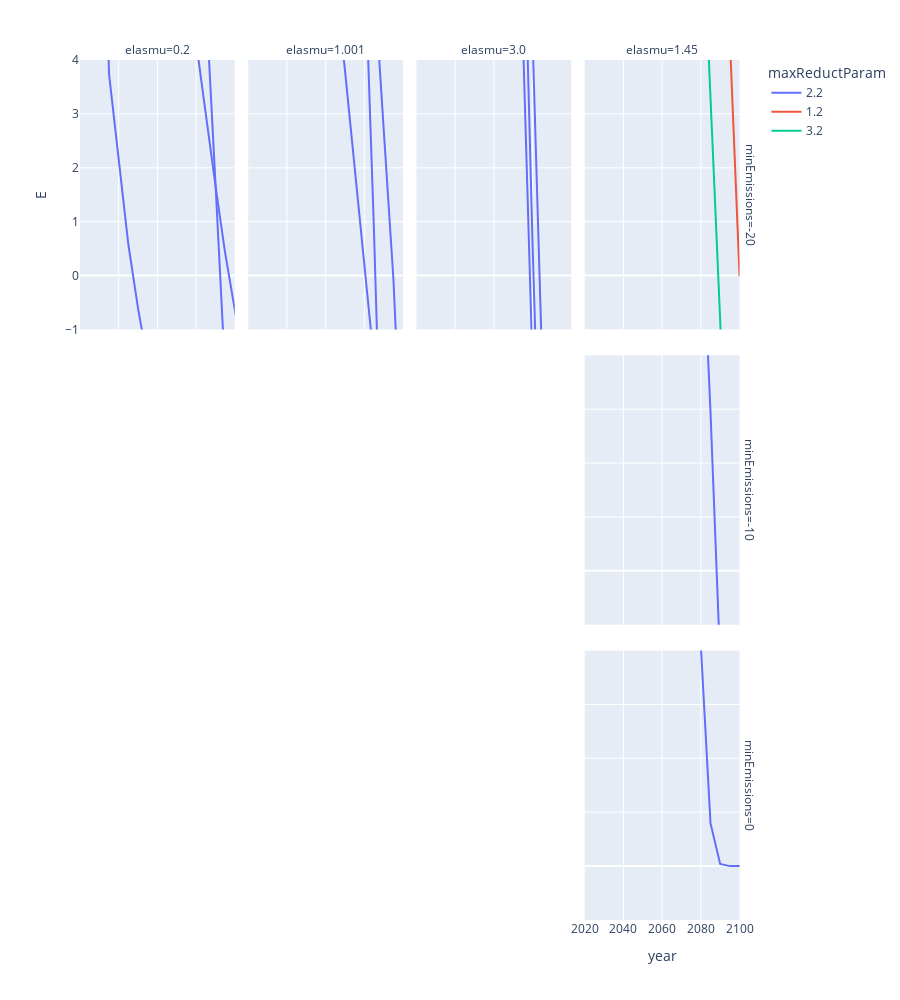

The notebook cell this image was saved under:
### Code cell
px.line(
    df_CE_extra,
    x='year', y='E', facet_col='elasmu', facet_row='minEmissions', color='maxReductParam', line_group='fullname',
    height=1000
).update_xaxes(range=[2020, 2100])

### Figure 1 — Plotly figure (JSON) as saved in the notebook; plotly's stock layout.template omitted (floating-point values rounded to 4 significant figures)
{"data": [{"hovertemplate": "maxReductParam=2.2<br>minEmissions=-20<br>elasmu=0.2<br>fullname=SSP2 damageHowardTotal 0.00062 p50 0.001 0.2 -20 2.2<br>year=%{x}<br>E=%{y}<extra></extra>", "legendgroup": "2.2", "line": {"color": "#636efa", "dash": "solid"}, "mode": "lines", "name": "2.2", "orientation": "v", "showlegend": true, "type": "scatter", "x": [2020, 2025, 2030, 2035, 2040, 2045, 2050, 2055, 2060, 2065, 2070, 2075, 2080, 2085, 2090, 2095, 2100, 2105, 2110, 2115, 2120, 2125, 2130, 2135, 2140, 2145, 2150, 2155, 2160, 2165, 2170, 2175, 2180, 2185, 2190, 2195, 2200], "xaxis": "x9", "y": [32.48, 21.48, 10.48, 3.743, 2.105, 0.5766, -0.6089, -1.797, -2.812, -3.611, -4.454, -5.131, -5.695, -6.212, -6.395, -6.624, -6.458, -6.216, -5.547, -4.616, -3.26, -1.389, -0.03148, -0.001452, -4.242e-05, -3.006e-08, -6.236e-12, -5.667e-12, -5.213e-12, -4.776e-12, -4.397e-12, -4.074e-12, -3.77e-12, -3.504e-12, -3.275e-12, -3.066e-12, -2.857e-12], "yaxis": "y9"}, {"hovertemplate": "maxReductParam=2.2<br>minEmissions=-20<br>elasmu=0.2<br>fullname=SSP2 damageHowardTotal 0.00062 p50 0.015 0.2 -20 2.2<br>year=%{x}<br>E=%{y}<extra></extra>", "legendgroup": "2.2", "line": {"color": "#636efa", "dash": "solid"}, "mode": "lines", "name": "2.2", "orientation": "v", "showlegend": false, "type": "scatter", "x": [2020, 2025, 2030, 2035, 2040, 2045, 2050, 2055, 2060, 2065, 2070, 2075, 2080, 2085, 2090, 2095, 2100, 2105, 2110, 2115, 2120, 2125, 2130, 2135, 2140, 2145, 2150, 2155, 2160, 2165, 2170, 2175, 2180, 2185, 2190, 2195, 2200], "xaxis": "x9", "y": [32.48, 22.37, 19.22, 17.79, 16.32, 14.76, 13.33, 11.61, 10.08, 8.601, 7.155, 5.7, 4.335, 2.961, 1.672, 0.4207, -0.7089, -1.686, -2.564, -3.026, -3.312, -3.216, -2.875, -2.102, -0.9134, -1.082e-06, -9.777e-07, -8.833e-07, -8.019e-07, -7.312e-07, -6.695e-07, -6.152e-07, -5.673e-07, -5.247e-07, -4.868e-07, -4.528e-07, -4.223e-07], "yaxis": "y9"}, {"hovertemplate": "maxReductParam=2.2<br>minEmissions=-20<br>elasmu=0.2<br>fullname=SSP2 damageHowardTotal 0.00062 p50 0.03 0.2 -20 2.2<br>year=%{x}<br>E=%{y}<extra></extra>", "legendgroup": "2.2", "line": {"color": "#636efa", "dash": "solid"}, "mode": "lines", "name": "2.2", "orientation": "v", "showlegend": false, "type": "scatter", "x": [2020, 2025, 2030, 2035, 2040, 2045, 2050, 2055, 2060, 2065, 2070, 2075, 2080, 2085, 2090, 2095, 2100, 2105, 2110, 2115, 2120, 2125, 2130, 2135, 2140, 2145, 2150, 2155, 2160, 2165, 2170, 2175, 2180, 2185, 2190, 2195, 2200], "xaxis": "x9", "y": [32.48, 27.58, 27.35, 26.27, 24.99, 23.45, 21.83, 19.75, 17.59, 15.49, 13.28, 10.73, 8.04, 5.155, 1.725, -1.794, -6.105, -5.688e-07, -4.89e-07, -4.223e-07, -3.681e-07, -3.22e-07, -2.839e-07, -2.509e-07, -2.233e-07, -1.99e-07, -1.785e-07, -1.602e-07, -1.446e-07, -1.311e-07, -1.195e-07, -1.093e-07, -1.004e-07, -9.254e-08, -8.556e-08, -7.934e-08, -7.378e-08], "yaxis": "y9"}, {"hovertemplate": "maxReductParam=2.2<br>minEmissions=-20<br>elasmu=1.001<br>fullname=SSP2 damageHowardTotal 0.00062 p50 0.001 1.001 -20 2.2<br>year=%{x}<br>E=%{y}<extra></extra>", "legendgroup": "2.2", "line": {"color": "#636efa", "dash": "solid"}, "mode": "lines", "name": "2.2", "orientation": "v", "showlegend": false, "type": "scatter", "x": [2020, 2025, 2030, 2035, 2040, 2045, 2050, 2055, 2060, 2065, 2070, 2075, 2080, 2085, 2090, 2095, 2100, 2105, 2110, 2115, 2120, 2125, 2130, 2135, 2140, 2145, 2150, 2155, 2160, 2165, 2170, 2175, 2180, 2185, 2190, 2195, 2200], "xaxis": "x10", "y": [32.48, 21.92, 17.8, 16.05, 14.37, 12.55, 10.95, 9.028, 7.366, 5.565, 3.801, 1.97, 0.2422, -1.635, -3.393, -5.381, -7.116, -8.639, -10.11, -10.76, -11.14, -10.79, -10.05, -8.53, -6.696, -3.98, -1.088, -3.176e-07, -2.902e-07, -2.661e-07, -2.449e-07, -2.261e-07, -2.094e-07, -1.945e-07, -1.811e-07, -1.69e-07, -1.581e-07], "yaxis": "y10"}, {"hovertemplate": "maxReductParam=2.2<br>minEmissions=-20<br>elasmu=1.001<br>fullname=SSP2 damageHowardTotal 0.00062 p50 0.015 1.001 -20 2.2<br>year=%{x}<br>E=%{y}<extra></extra>", "legendgroup": "2.2", "line": {"color": "#636efa", "dash": "solid"}, "mode": "lines", "name": "2.2", "orientation": "v", "showlegend": false, "type": "scatter", "x": [2020, 2025, 2030, 2035, 2040, 2045, 2050, 2055, 2060, 2065, 2070, 2075, 2080, 2085, 2090, 2095, 2100, 2105, 2110, 2115, 2120, 2125, 2130, 2135, 2140, 2145, 2150, 2155, 2160, 2165, 2170, 2175, 2180, 2185, 2190, 2195, 2200], "xaxis": "x10", "y": [32.48, 27.28, 26.88, 25.62, 24.25, 22.73, 21.15, 19.05, 17.12, 15.05, 13.04, 10.73, 8.266, 5.511, 2.717, -0.05076, -3.991, -2.056e-07, -0.7067, -2.233, -3.744, -4.518, -5.096, -4.995, -4.417, -3.209, -1.515, -9.806e-07, -8.87e-07, -8.061e-07, -7.357e-07, -6.741e-07, -6.2e-07, -5.72e-07, -5.295e-07, -4.915e-07, -4.574e-07], "yaxis": "y10"}, {"hovertemplate": "maxReductParam=2.2<br>minEmissions=-20<br>elasmu=1.001<br>fullname=SSP2 damageHowardTotal 0.00062 p50 0.03 1.001 -20 2.2<br>year=%{x}<br>E=%{y}<extra></extra>", "legendgroup": "2.2", "line": {"color": "#636efa", "dash": "solid"}, "mode": "lines", "name": "2.2", "orientation": "v", "showlegend": false, "type": "scatter", "x": [2020, 2025, 2030, 2035, 2040, 2045, 2050, 2055, 2060, 2065, 2070, 2075, 2080, 2085, 2090, 2095, 2100, 2105, 2110, 2115, 2120, 2125, 2130, 2135, 2140, 2145, 2150, 2155, 2160, 2165, 2170, 2175, 2180, 2185, 2190, 2195, 2200], "xaxis": "x10", "y": [33.2, 31.7, 31.67, 30.63, 29.33, 27.7, 25.91, 23.33, 20.67, 17.71, 14.5, 10.61, 6.138, 0.809, -5.293, -12.01, -18.76, -3.224e-07, -2.778e-07, -2.403e-07, -2.097e-07, -1.835e-07, -1.619e-07, -1.431e-07, -1.274e-07, -1.136e-07, -1.019e-07, -9.145e-08, -8.254e-08, -7.487e-08, -6.822e-08, -6.242e-08, -5.733e-08, -5.283e-08, -4.885e-08, -4.53e-08, -4.212e-08], "yaxis": "y10"}, {"hovertemplate": "maxReductParam=2.2<br>minEmissions=-20<br>elasmu=3.0<br>fullname=SSP2 damageHowardTotal 0.00062 p50 0.001 3.0 -20 2.2<br>year=%{x}<br>E=%{y}<extra></extra>", "legendgroup": "2.2", "line": {"color": "#636efa", "dash": "solid"}, "mode": "lines", "name": "2.2", "orientation": "v", "showlegend": false, "type": "scatter", "x": [2020, 2025, 2030, 2035, 2040, 2045, 2050, 2055, 2060, 2065, 2070, 2075, 2080, 2085, 2090, 2095, 2100, 2105, 2110, 2115, 2120, 2125, 2130, 2135, 2140, 2145, 2150, 2155, 2160, 2165, 2170, 2175, 2180, 2185, 2190, 2195, 2200], "xaxis": "x11", "y": [34.13, 33.03, 32.78, 31.47, 30.07, 28.25, 26.43, 23.76, 21.09, 17.91, 14.55, 9.981, 4.403, -1.716, -7.408, -12.15, -18.76, -3.217e-07, -2.485, -6.051, -9.454, -11.36, -13.2, -13.5, -13.45, -11.8, -9.636, -5.905, -1.597, -9.586e-07, -8.785e-07, -8.078e-07, -7.452e-07, -6.895e-07, -6.398e-07, -5.953e-07, -5.552e-07], "yaxis": "y11"}, {"hovertemplate": "maxReductParam=2.2<br>minEmissions=-20<br>elasmu=3.0<br>fullname=SSP2 damageHowardTotal 0.00062 p50 0.015 3.0 -20 2.2<br>year=%{x}<br>E=%{y}<extra></extra>", "legendgroup": "2.2", "line": {"color": "#636efa", "dash": "solid"}, "mode": "lines", "name": "2.2", "orientation": "v", "showlegend": false, "type": "scatter", "x": [2020, 2025, 2030, 2035, 2040, 2045, 2050, 2055, 2060, 2065, 2070, 2075, 2080, 2085, 2090, 2095, 2100, 2105, 2110, 2115, 2120, 2125, 2130, 2135, 2140, 2145, 2150, 2155, 2160, 2165, 2170, 2175, 2180, 2185, 2190, 2195, 2200], "xaxis": "x11", "y": [35.45, 35.49, 35.57, 34.44, 33.16, 31.22, 29.16, 25.88, 22.55, 18.34, 13.49, 7.425, 0.5601, -5.362, -12.05, -18.76, -18.73, -3.204e-07, -2.764e-07, -2.393e-07, -2.089e-07, -1.829e-07, -1.059, -2.325, -3.432, -3.034, -2.298, -0.1406, -7.238e-07, -6.572e-07, -5.993e-07, -5.487e-07, -5.042e-07, -4.649e-07, -4.301e-07, -3.99e-07, -3.711e-07], "yaxis": "y11"}, {"hovertemplate": "maxReductParam=2.2<br>minEmissions=-20<br>elasmu=3.0<br>fullname=SSP2 damageHowardTotal 0.00062 p50 0.03 3.0 -20 2.2<br>year=%{x}<br>E=%{y}<extra></extra>", "legendgroup": "2.2", "line": {"color": "#636efa", "dash": "solid"}, "mode": "lines", "name": "2.2", "orientation": "v", "showlegend": false, "type": "scatter", "x": [2020, 2025, 2030, 2035, 2040, 2045, 2050, 2055, 2060, 2065, 2070, 2075, 2080, 2085, 2090, 2095, 2100, 2105, 2110, 2115, 2120, 2125, 2130, 2135, 2140, 2145, 2150, 2155, 2160, 2165, 2170, 2175, 2180, 2185, 2190, 2195, 2200], "xaxis": "x11", "y": [36.85, 37.6, 38.16, 37.4, 36.44, 34.81, 32.72, 28.95, 22.86, 16.71, 10.58, 4.431, -1.709, -11.75, -18.72, -18.78, -18.73, -2.896e-07, -2.5e-07, -2.166e-07, -1.892e-07, -1.657e-07, -1.462e-07, -1.293e-07, -1.151e-07, -1.026e-07, -9.208e-08, -8.266e-08, -7.461e-08, -6.768e-08, -6.167e-08, -5.643e-08, -5.183e-08, -4.777e-08, -4.416e-08, -4.095e-08, -3.808e-08], "yaxis": "y11"}, {"hovertemplate": "maxReductParam=2.2<br>minEmissions=-10<br>elasmu=1.45<br>fullname=SSP2 damageHowardTotal 0.00062 p50 0.015 1.45 -10 2.2<br>year=%{x}<br>E=%{y}<extra></extra>", "legendgroup": "2.2", "line": {"color": "#636efa", "dash": "solid"}, "mode": "lines", "name": "2.2", "orientation": "v", "showlegend": false, "type": "scatter", "x": [2020, 2025, 2030, 2035, 2040, 2045, 2050, 2055, 2060, 2065, 2070, 2075, 2080, 2085, 2090, 2095, 2100, 2105, 2110, 2115, 2120, 2125, 2130, 2135, 2140, 2145, 2150, 2155, 2160, 2165, 2170, 2175, 2180, 2185, 2190, 2195, 2200], "xaxis": "x8", "y": [32.48, 29.77, 29.46, 28.19, 26.8, 25.18, 23.41, 21.11, 18.76, 16.18, 13.53, 10.38, 6.998, 2.94, -1.702, -6.311, -9.369, -4.994e-07, -4.296e-07, -0.3625, -1.956, -3.272, -4.274, -4.464, -4.37, -3.35, -1.789, -7.261e-07, -6.565e-07, -5.964e-07, -5.442e-07, -4.985e-07, -4.583e-07, -4.228e-07, -3.912e-07, -3.631e-07, -3.379e-07], "yaxis": "y8"}, {"hovertemplate": "maxReductParam=2.2<br>minEmissions=0<br>elasmu=1.45<br>fullname=SSP2 damageHowardTotal 0.00062 p50 0.015 1.45 0 2.2<br>year=%{x}<br>E=%{y}<extra></extra>", "legendgroup": "2.2", "line": {"color": "#636efa", "dash": "solid"}, "mode": "lines", "name": "2.2", "orientation": "v", "showlegend": false, "type": "scatter", "x": [2020, 2025, 2030, 2035, 2040, 2045, 2050, 2055, 2060, 2065, 2070, 2075, 2080, 2085, 2090, 2095, 2100, 2105, 2110, 2115, 2120, 2125, 2130, 2135, 2140, 2145, 2150, 2155, 2160, 2165, 2170, 2175, 2180, 2185, 2190, 2195, 2200], "xaxis": "x4", "y": [32.48, 29.37, 28.98, 27.64, 26.12, 24.24, 22.47, 19.98, 17.37, 14.62, 11.61, 8.05, 4.096, 0.7917, 0.0406, 0, 0, 0, 0, 0, 0, 0, 0, 0, 0, 0, 0, 0, 0, 0, 0, 0, 0, 0, 0, 0, 0], "yaxis": "y4"}, {"hovertemplate": "maxReductParam=1.2<br>minEmissions=-20<br>elasmu=1.45<br>fullname=SSP2 damageHowardTotal 0.00062 p50 0.015 1.45 -20 1.2<br>year=%{x}<br>E=%{y}<extra></extra>", "legendgroup": "1.2", "line": {"color": "#EF553B", "dash": "solid"}, "mode": "lines", "name": "1.2", "orientation": "v", "showlegend": true, "type": "scatter", "x": [2020, 2025, 2030, 2035, 2040, 2045, 2050, 2055, 2060, 2065, 2070, 2075, 2080, 2085, 2090, 2095, 2100, 2105, 2110, 2115, 2120, 2125, 2130, 2135, 2140, 2145, 2150, 2155, 2160, 2165, 2170, 2175, 2180, 2185, 2190, 2195, 2200], "xaxis": "x12", "y": [37.48, 31.48, 28.83, 27.07, 23.02, 22.87, 16.94, 16.71, 14.13, 10.67, 10.58, 9.178, 4.547, 4.431, 4.424, 4.389, -3.099e-06, -2.632e-06, -2.261e-06, -0.4343, -1.935, -3.269, -4.3, -4.422, -4.355, -3.291, -1.752, -1.24e-06, -1.121e-06, -1.019e-06, -9.295e-07, -8.515e-07, -7.829e-07, -7.222e-07, -6.683e-07, -6.203e-07, -5.772e-07], "yaxis": "y12"}, {"hovertemplate": "maxReductParam=3.2<br>minEmissions=-20<br>elasmu=1.45<br>fullname=SSP2 damageHowardTotal 0.00062 p50 0.015 1.45 -20 3.2<br>year=%{x}<br>E=%{y}<extra></extra>", "legendgroup": "3.2", "line": {"color": "#00cc96", "dash": "solid"}, "mode": "lines", "name": "3.2", "orientation": "v", "showlegend": true, "type": "scatter", "x": [2020, 2025, 2030, 2035, 2040, 2045, 2050, 2055, 2060, 2065, 2070, 2075, 2080, 2085, 2090, 2095, 2100, 2105, 2110, 2115, 2120, 2125, 2130, 2135, 2140, 2145, 2150, 2155, 2160, 2165, 2170, 2175, 2180, 2185, 2190, 2195, 2200], "xaxis": "x12", "y": [30.44, 29.78, 29.47, 28.27, 26.91, 25.3, 23.58, 21.29, 18.99, 16.43, 13.89, 10.8, 7.424, 3.39, -0.8312, -5.788, -11.53, -5.134e-07, -4.417e-07, -0.359, -1.951, -3.269, -4.271, -4.463, -4.369, -3.35, -1.789, -7.644e-07, -6.911e-07, -6.279e-07, -5.729e-07, -5.248e-07, -4.825e-07, -4.451e-07, -4.119e-07, -3.822e-07, -3.557e-07], "yaxis": "y12"}], "layout": {"annotations": [{"font": {}, "showarrow": false, "text": "elasmu=0.2", "x": 0.115, "xanchor": "center", "xref": "paper", "y": 1.0, "yanchor": "bottom", "yref": "paper"}, {"font": {}, "showarrow": false, "text": "elasmu=1.001", "x": 0.365, "xanchor": "center", "xref": "paper", "y": 1.0, "yanchor": "bottom", "yref": "paper"}, {"font": {}, "showarrow": false, "text": "elasmu=3.0", "x": 0.615, "xanchor": "center", "xref": "paper", "y": 1.0, "yanchor": "bottom", "yref": "paper"}, {"font": {}, "showarrow": false, "text": "elasmu=1.45", "x": 0.865, "xanchor": "center", "xref": "paper", "y": 1.0, "yanchor": "bottom", "yref": "paper"}, {"font": {}, "showarrow": false, "text": "minEmissions=0", "textangle": 90, "x": 0.98, "xanchor": "left", "xref": "paper", "y": 0.1567, "yanchor": "middle", "yref": "paper"}, {"font": {}, "showarrow": false, "text": "minEmissions=-10", "textangle": 90, "x": 0.98, "xanchor": "left", "xref": "paper", "y": 0.5, "yanchor": "middle", "yref": "paper"}, {"font": {}, "showarrow": false, "text": "minEmissions=-20", "textangle": 90, "x": 0.98, "xanchor": "left", "xref": "paper", "y": 0.8433, "yanchor": "middle", "yref": "paper"}], "height": 1000, "legend": {"title": {"text": "maxReductParam"}, "tracegroupgap": 0}, "margin": {"t": 60}, "xaxis": {"anchor": "y", "domain": [0, 0.23], "range": [2020, 2100], "title": {"text": "year"}}, "xaxis10": {"anchor": "y10", "domain": [0.25, 0.48], "matches": "x", "range": [2020, 2100], "showticklabels": false}, "xaxis11": {"anchor": "y11", "domain": [0.5, 0.73], "matches": "x", "range": [2020, 2100], "showticklabels": false}, "xaxis12": {"anchor": "y12", "domain": [0.75, 0.98], "matches": "x", "range": [2020, 2100], "showticklabels": false}, "xaxis2": {"anchor": "y2", "domain": [0.25, 0.48], "matches": "x", "range": [2020, 2100], "title": {"text": "year"}}, "xaxis3": {"anchor": "y3", "domain": [0.5, 0.73], "matches": "x", "range": [2020, 2100], "title": {"text": "year"}}, "xaxis4": {"anchor": "y4", "domain": [0.75, 0.98], "matches": "x", "range": [2020, 2100], "title": {"text": "year"}}, "xaxis5": {"anchor": "y5", "domain": [0, 0.23], "matches": "x", "range": [2020, 2100], "showticklabels": false}, "xaxis6": {"anchor": "y6", "domain": [0.25, 0.48], "matches": "x", "range": [2020, 2100], "showticklabels": false}, "xaxis7": {"anchor": "y7", "domain": [0.5, 0.73], "matches": "x", "range": [2020, 2100], "showticklabels": false}, "xaxis8": {"anchor": "y8", "domain": [0.75, 0.98], "matches": "x", "range": [2020, 2100], "showticklabels": false}, "xaxis9": {"anchor": "y9", "domain": [0, 0.23], "matches": "x", "range": [2020, 2100], "showticklabels": false}, "yaxis": {"anchor": "x", "domain": [0, 0.3133], "title": {"text": "E"}}, "yaxis10": {"anchor": "x10", "domain": [0.6867, 1.0], "matches": "y", "showticklabels": false}, "yaxis11": {"anchor": "x11", "domain": [0.6867, 1.0], "matches": "y", "showticklabels": false}, "yaxis12": {"anchor": "x12", "domain": [0.6867, 1.0], "matches": "y", "showticklabels": false}, "yaxis2": {"anchor": "x2", "domain": [0, 0.3133], "matches": "y", "showticklabels": false}, "yaxis3": {"anchor": "x3", "domain": [0, 0.3133], "matches": "y", "showticklabels": false}, "yaxis4": {"anchor": "x4", "domain": [0, 0.3133], "matches": "y", "showticklabels": false}, "yaxis5": {"anchor": "x5", "domain": [0.3433, 0.6567], "matches": "y", "title": {"text": "E"}}, "yaxis6": {"anchor": "x6", "domain": [0.3433, 0.6567], "matches": "y", "showticklabels": false}, "yaxis7": {"anchor": "x7", "domain": [0.3433, 0.6567], "matches": "y", "showticklabels": false}, "yaxis8": {"anchor": "x8", "domain": [0.3433, 0.6567], "matches": "y", "showticklabels": false}, "yaxis9": {"anchor": "x9", "domain": [0.6867, 1.0], "matches": "y", "title": {"text": "E"}}}}
